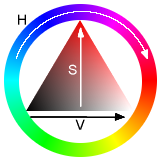
#> input picture INTELIGENCIA ARTIFICIAL/04_sensar detalles color/Triangulo_HSV.png, 160 x 160 px, given in place of the camera
$ python contonoColor.py
#> lines starting #> are read from the running program, lines starting #| are printed output that depends on the picture; after the words box and inside, x2 and y2 are one past the last pixel; in counts of white or black regions, pixels touching at a corner belong together
import cv2
import numpy as np

cam = cv2.VideoCapture(0)

dectaini = np.array([85,150,20])
dectafin = np.array([130,255,255])

while True:
    ret, frame = cam.read()
#> frame is the input picture: shape (160, 160, 3); mean B, G, R 194.1, 193.9, 205
    frame = cv2.flip(frame,1)
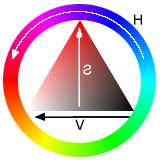
#> frame: shape (160, 160, 3); mean B, G, R 194.1, 193.9, 205

    if ret == True:
        frameHSV = cv2.cvtColor(frame, cv2.COLOR_BGR2HSV)
#> frameHSV: shape (160, 160, 3); mean H, S, V 23.3, 77.5, 236.3
        sensor = cv2.inRange(frameHSV, dectaini, dectafin)
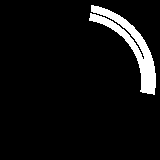
#> sensor: shape (160, 160); 6.2% white; 1 white region

        #Porceso para dibujar contornos de deteccion
        #PASO 1 DEDECTAR LOS CONTONORNOS BASADO EN COLOR
        contono,_ = cv2.findContours(sensor, cv2.RETR_EXTERNAL, cv2.CHAIN_APPROX_SIMPLE)
#> contono = 1 contour; box (x1, y1, x2, y2) and area: (89, 5, 156, 95) 1416

        #Paso 2 Crear un ciclo para dibujar todos los contornos detectados
        for c in contono:
            area = cv2.contourArea(c)
            if area > 500:
                cv2.drawContours(frame, [c], -1, (255,0,0), 2)
#> this loop made 1 pass
#> area on pass 1: 1416.5
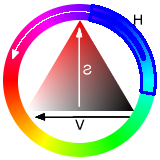
#> frame: shape (160, 160, 3); 4.93% of pixels changed, all inside (x1, y1, x2, y2) = (88, 4, 157, 96)

        cv2.imshow("Camara Sensor Azul", sensor)
        cv2.imshow("WebCam On",frame)

        if cv2.waitKey(1) & 0xFF == ord('a'):
#> (key Esc is pressed here)
            break

cam.release()
cv2.destroyAllWindows()
